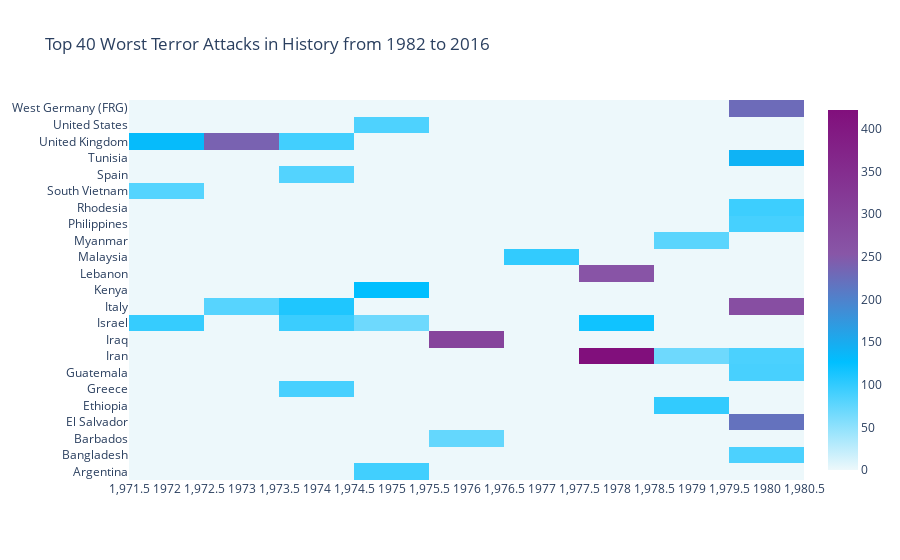

Notebook source saved alongside this figure:
### Code cell
import plotly.offline as py
py.init_notebook_mode(connected=True)
import plotly.graph_objs as go
colorscale = [[0, '#edf8fb'], [.3, '#00BFFF'],  [.6, '#8856a7'],  [1, '#810f7c']]
heatmap = go.Heatmap(z=heat.values, x=heat.columns, y=heat.index, colorscale=colorscale)
data = [heatmap]
layout = go.Layout(
    title='Top 40 Worst Terror Attacks in History from 1982 to 2016',
    xaxis = dict(ticks='', nticks=20),
    yaxis = dict(ticks='')
)
fig = go.Figure(data=data, layout=layout)
py.iplot(fig, filename='heatmap',show_link=False)

### Figure 1 — Plotly figure (JSON) as saved in the notebook; plotly's stock layout.template omitted (floating-point values rounded to 4 significant figures; data arrays with more than 128 entries replaced by an {"elided": "..."} marker saying what was removed)
{"data": [{"colorscale": [[0, "#edf8fb"], [0.3, "#00BFFF"], [0.6, "#8856a7"], [1, "#810f7c"]], "x": [1972, 1973, 1974, 1975, 1976, 1977, 1978, 1979, 1980], "y": ["Argentina", "Bangladesh", "Barbados", "El Salvador", "Ethiopia", "Greece", "Guatemala", "Iran", "Iraq", "Israel", "Italy", "Kenya", "Lebanon", "Malaysia", "Myanmar", "Philippines", "Rhodesia", "South Vietnam", "Spain", "Tunisia", "United Kingdom", "United States", "West Germany (FRG)"], "z": {"elided": "23x9 float values"}, "type": "heatmap"}], "layout": {"title": {"text": "Top 40 Worst Terror Attacks in History from 1982 to 2016"}, "xaxis": {"nticks": 20, "ticks": ""}, "yaxis": {"ticks": ""}}}
